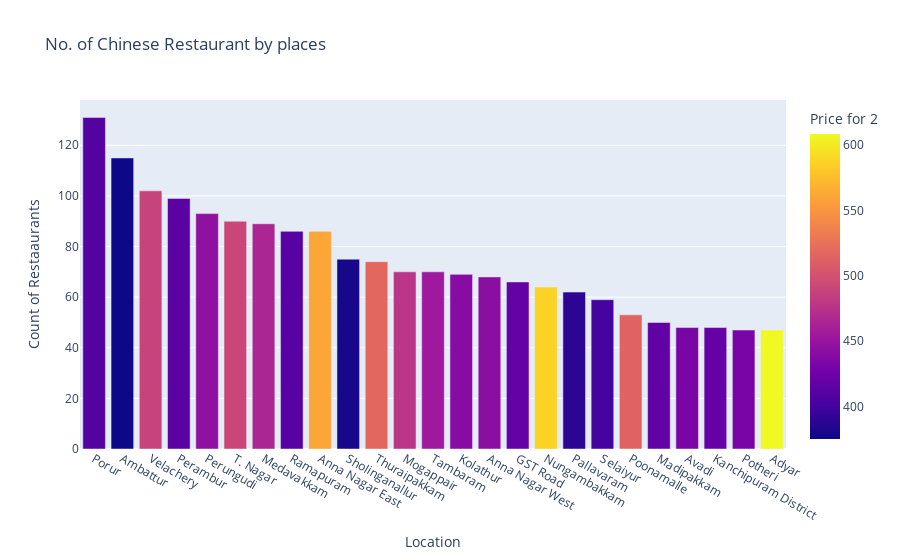

The code cell stored with this chart in its notebook:
### Code cell
fig = px.bar(chinese_rest_df, x='Location', y='Count of Restaaurants', color='Price for 2', title= 'No. of Chinese Restaurant by places')
 
fig.show()

### Figure 1 — Plotly figure (JSON) as saved in the notebook; plotly's stock layout.template omitted (floating-point values rounded to 4 significant figures)
{"data": [{"hovertemplate": "Location=%{x}<br>Count of Restaaurants=%{y}<br>Price for 2=%{marker.color}<extra></extra>", "legendgroup": "", "marker": {"color": [409.5, 375.2, 488.2, 413.6, 445.7, 491.1, 464.6, 411.5, 561.0, 380.0, 517.6, 477.1, 454.3, 439.9, 442.6, 418.9, 587.5, 389.5, 400.8, 514.2, 417.0, 431.2, 419.8, 431.9, 608.5], "coloraxis": "coloraxis", "pattern": {"shape": ""}}, "name": "", "orientation": "v", "showlegend": false, "textposition": "auto", "type": "bar", "x": ["Porur", "Ambattur", "Velachery", "Perambur", "Perungudi", "T. Nagar", "Medavakkam", "Ramapuram", "Anna Nagar East", "Sholinganallur", "Thuraipakkam", "Mogappair", "Tambaram", "Kolathur", "Anna Nagar West", "GST Road", "Nungambakkam", "Pallavaram", "Selaiyur", "Poonamalle", "Madipakkam", "Avadi", "Kanchipuram District", "Potheri", "Adyar"], "xaxis": "x", "y": [131, 115, 102, 99, 93, 90, 89, 86, 86, 75, 74, 70, 70, 69, 68, 66, 64, 62, 59, 53, 50, 48, 48, 47, 47], "yaxis": "y"}], "layout": {"barmode": "relative", "coloraxis": {"colorbar": {"title": {"text": "Price for 2"}}, "colorscale": [[0, "#0d0887"], [0.1111, "#46039f"], [0.2222, "#7201a8"], [0.3333, "#9c179e"], [0.4444, "#bd3786"], [0.5556, "#d8576b"], [0.6667, "#ed7953"], [0.7778, "#fb9f3a"], [0.8889, "#fdca26"], [1, "#f0f921"]]}, "legend": {"tracegroupgap": 0}, "title": {"text": "No. of Chinese Restaurant by places"}, "xaxis": {"anchor": "y", "domain": [0, 1], "title": {"text": "Location"}}, "yaxis": {"anchor": "x", "domain": [0, 1], "title": {"text": "Count of Restaaurants"}}}}
